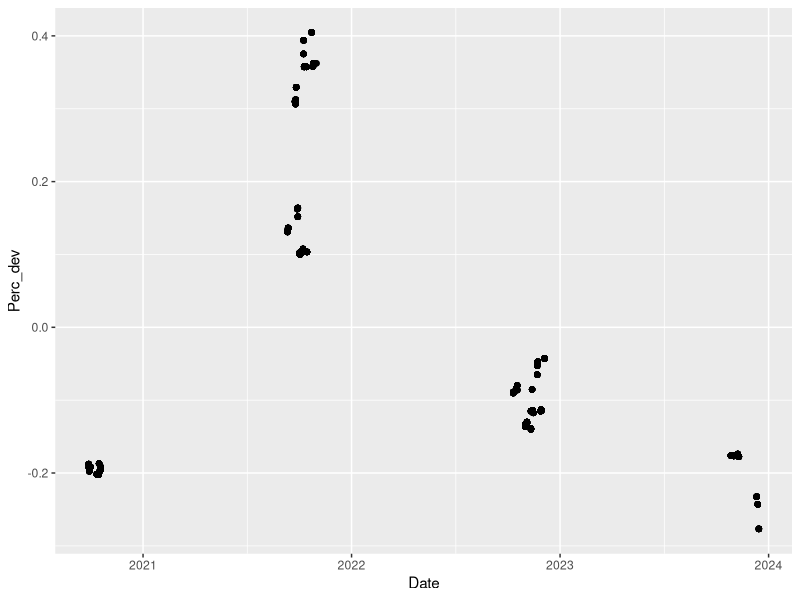
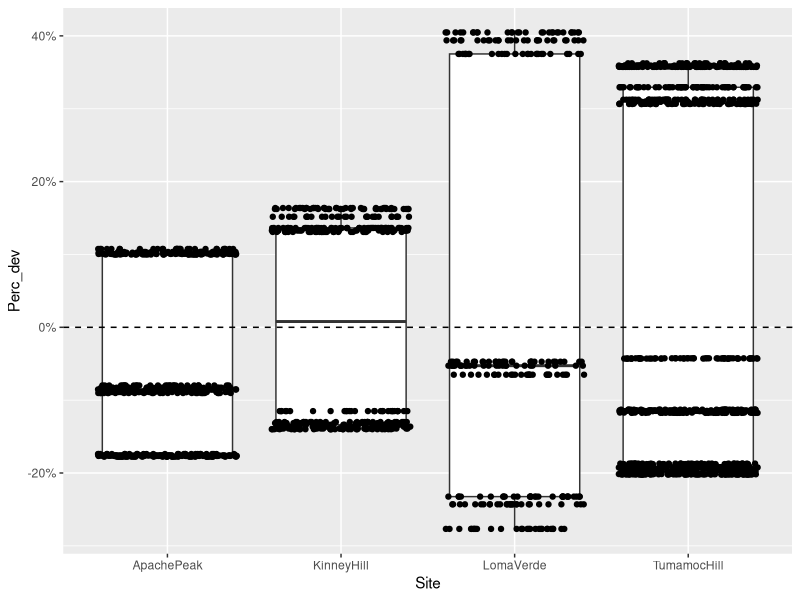
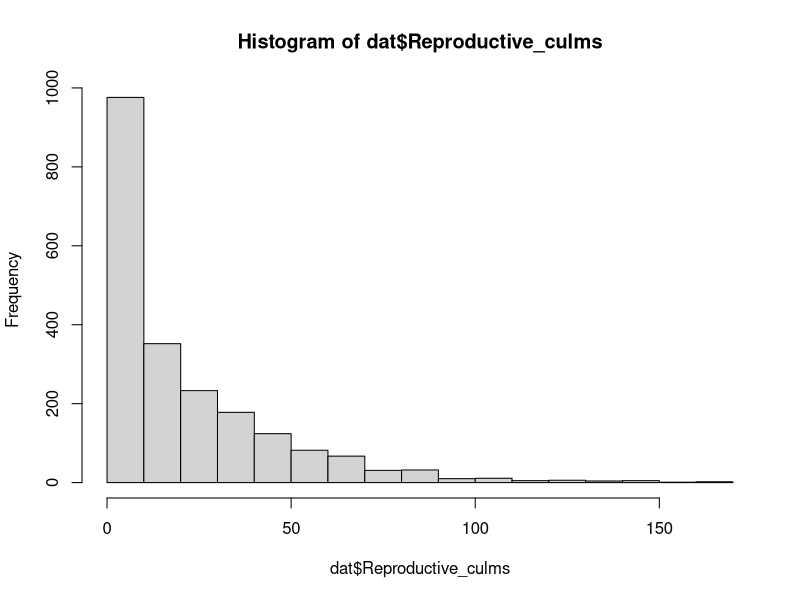
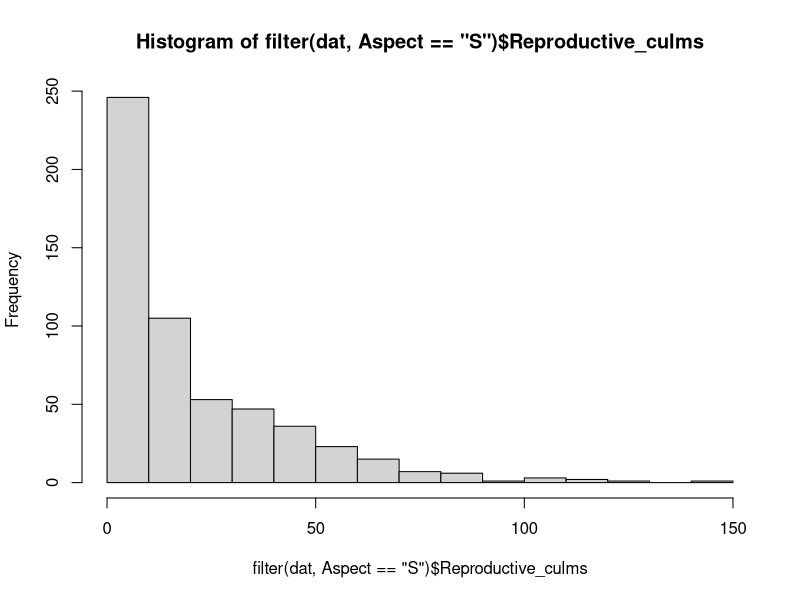
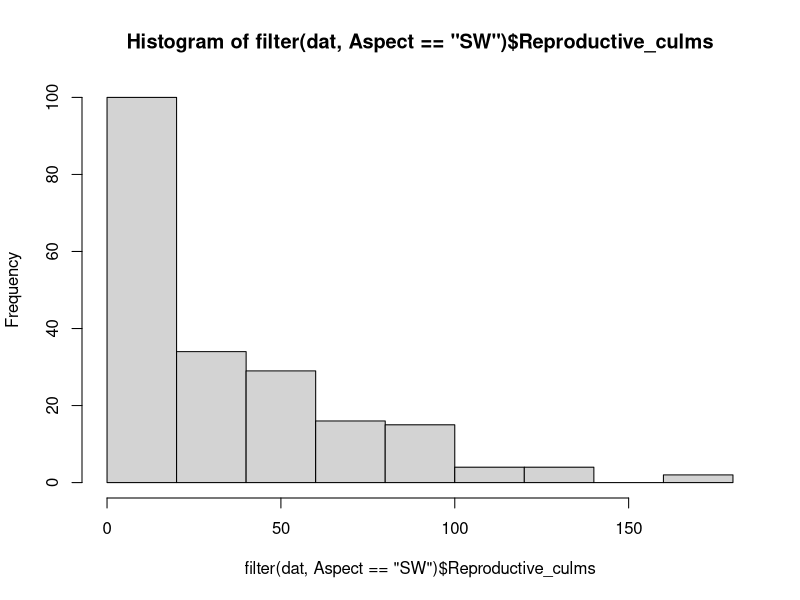
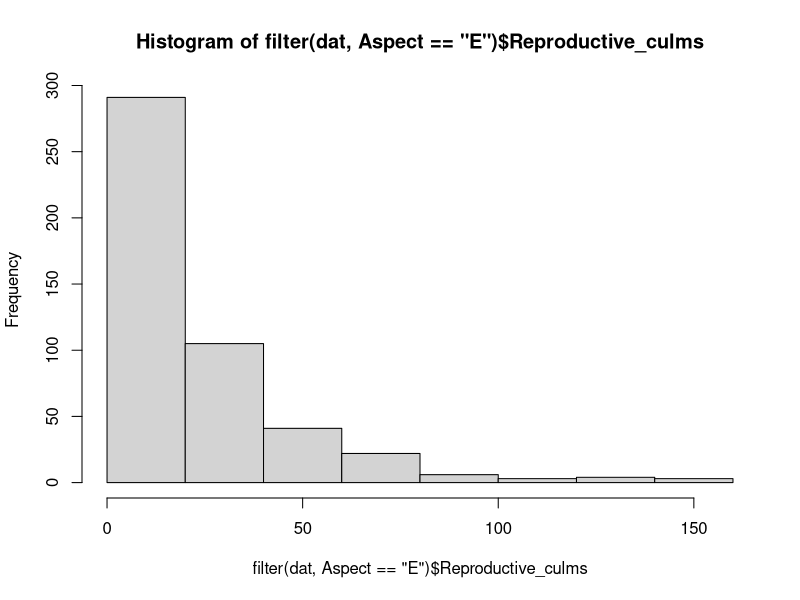
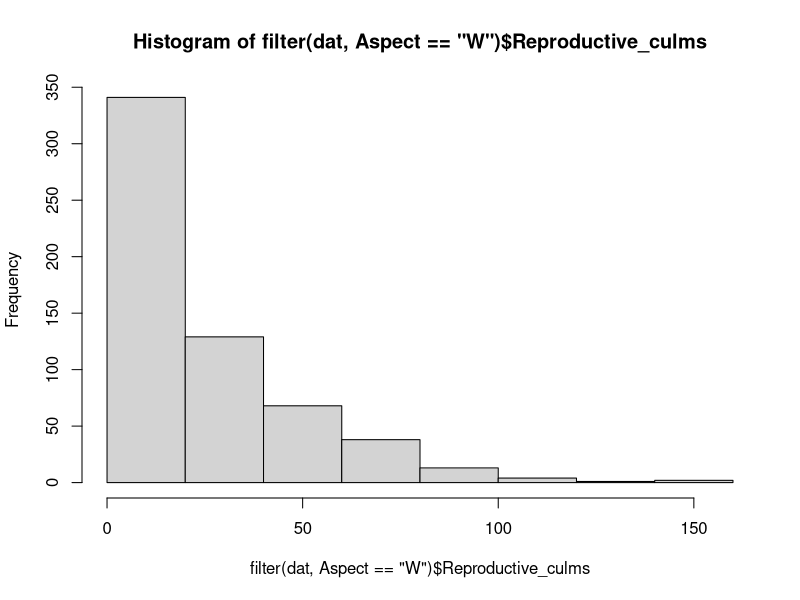
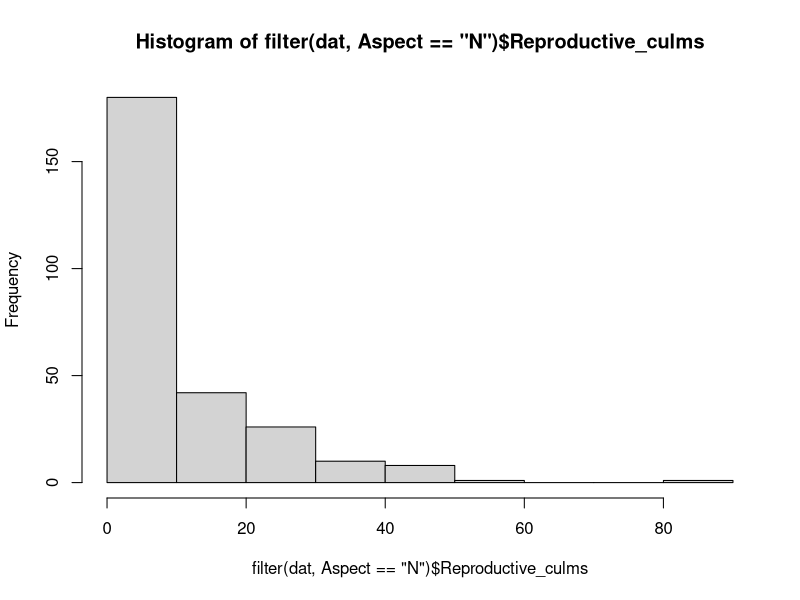

Write R code to recreate these figures, in order. (Note: this script raises an error after producing the figures.)
# Created: 2024-09-23
# Updated: 2025-03-20

# Purpose: Examine distributions; write out clean data with precip deviation variable added.

# Culm counts have a Poisson distribution. Buffelgrass density & cover should be log-transformed to improve
#   normality. Native grass, native forb, and herb (forb + grass) roughly have a Poisson distribution,
#   with a lot of 0s.

# MAT correlated with precip-related variables.

library(readxl)
library(tidyverse)
library(GGally)

# Load data ---------------------------------------------------------------

culms.raw <- read_xlsx("data/raw/2024-09_LO_Buffelgrass-culm-demography_master.xlsx", sheet = "Demography")
monitor.prism <- read_csv("data/cleaned/02_monitoring-info-with-PRISM-data_clean.csv")

# Data wrangling ----------------------------------------------------------

dat <- culms.raw %>% 
  left_join(monitor.prism)

# Check for NAs
apply(dat, 2, anyNA)

# Separate NA culm counts
na.culm <- dat %>% 
  filter(is.na(Vegetative_culms))

# Remove NA culm count - plants could not be located and weren't sampled
dat <- dat %>% 
  filter(!is.na(Vegetative_culms))

# Add Perc_dev and Deviation_mm cols
dat <- dat %>% 
  mutate(Perc_dev = (Prev_year_precip - MAP) / MAP,
         Deviation_mm = Prev_year_precip - MAP) 

# Change year cols to character
dat <- dat %>% 
  mutate(Year = as.character(Year),
         StudyYear = as.character(StudyYear))

# Add HerbCover col
dat <- dat %>% 
  mutate(HerbCover = NGCover + ForbCover)

# Separate out continuous explanatory variables
exp.cont <- dat %>% 
  select(PlotSlope, Elevation_ft, Prev_year_precip, MAT, MAP, Perc_dev, Deviation_mm)

# Separate out response variables
res.cont <- dat %>% 
  select(BGCover, BGDensity, ShrubCover, ForbCover, NGCover, HerbCover,
         Vegetative_culms, Reproductive_culms, Total_Live_Culms,
         Longestleaflength_cm)




# Precipitation variability -----------------------------------------------

summary(dat$Perc_dev) # ranges from -28% to +40%

dat %>% 
  ggplot(aes(x = Date, y = Perc_dev)) +
  geom_point()

dat %>% 
  ggplot(aes(x = Site, y = Perc_dev)) +
  geom_boxplot() +
  geom_jitter() +
  scale_y_continuous(labels = scales::percent) +
  geom_hline(yintercept = 0, linetype = "dashed")


# Response variable: Culm count -------------------------------------------

## Histogram --------------------------------------------------------------

# All, Reproductive
hist(dat$Reproductive_culms) # Poisson

# By aspect, Reproductive
hist(filter(dat, Aspect == "S")$Reproductive_culms)
hist(filter(dat, Aspect == "SW")$Reproductive_culms)
hist(filter(dat, Aspect == "E")$Reproductive_culms)
hist(filter(dat, Aspect == "W")$Reproductive_culms)
hist(filter(dat, Aspect == "N")$Reproductive_culms)

# By site, Reproductive
hist(filter(dat, Site == "TumamocHill")$Reproductive_culms)
hist(filter(dat, Site == "LomaVerde")$Reproductive_culms)
hist(filter(dat, Site == "KinneyHill")$Reproductive_culms)
hist(filter(dat, Site == "ApachePeak")$Reproductive_culms)

# All, Total
hist(dat$Total_Live_Culms)

# All, Vegetative
hist(dat$Vegetative_culms)


## Boxplot ----------------------------------------------------------------

# All, by site
#   Reproductive
dat %>% 
  ggplot(aes(x = Site, y = Reproductive_culms)) +
  geom_boxplot()

#   Total
dat %>% 
  ggplot(aes(x = Site, y = Total_Live_Culms)) +
  geom_boxplot()

#   Vegetative
dat %>% 
  ggplot(aes(x = Site, y = Vegetative_culms)) +
  geom_boxplot()


# All, by aspect
#   Reproductive
dat %>% 
  ggplot(aes(x = Aspect, y = Reproductive_culms)) +
  geom_boxplot()

#   Total
dat %>% 
  ggplot(aes(x = Aspect, y = Total_Live_Culms)) +
  geom_boxplot()

#   Vegetative
dat %>% 
  ggplot(aes(x = Aspect, y = Vegetative_culms)) +
  geom_boxplot()


## Pair plot --------------------------------------------------------------

# Reproductive & vegetative culms
dat %>%
  ggplot(aes(x = Vegetative_culms, y = Reproductive_culms)) +
  geom_point()



# Response variable: BG density & cover -----------------------------------

# Pair plot
res.cont %>% 
  select(-Longestleaflength_cm, -Vegetative_culms, -Reproductive_culms, -Total_Live_Culms) %>% 
  ggpairs()

# BG Cover
hist(dat$BGCover)
dat %>% 
  ggplot(aes(x = Site, y = BGCover)) +
  geom_boxplot()

#   Log transformation
dat <- dat %>% 
  mutate(BGCover_log = log(BGCover))
hist(dat$BGCover_log) # log transformation kind of improves normality?

# BG Density
hist(dat$BGDensity)
dat %>% 
  ggplot(aes(x = Site, y = BGDensity)) +
  geom_boxplot()

#   Log transformation
dat <- dat %>% 
  mutate(BGDensity_log = log(BGDensity))
hist(dat$BGDensity_log) # log transformation improves normality


# Longest leaf
hist(dat$Longestleaflength_cm)
dat %>% 
  filter(!is.na(Longestleaflength_cm)) %>% 
  ggplot(aes(x = Site, y = Longestleaflength_cm)) + 
  geom_boxplot()



# Response variable: Native plant cover -----------------------------------

# Shrub cover
hist(dat$ShrubCover)
dat %>% 
  ggplot(aes(x = Site, y = ShrubCover)) +
  geom_boxplot()
dat %>% 
  ggplot(aes(x = Aspect, y = ShrubCover)) +
  geom_boxplot()

# Forb cover
hist(dat$ForbCover)
dat %>% 
  ggplot(aes(x = Site, y = ForbCover)) +
  geom_boxplot()
dat %>% 
  ggplot(aes(x = Aspect, y = ForbCover)) +
  geom_boxplot()

# Native grass cover
hist(dat$NGCover)
dat %>% 
  ggplot(aes(x = Site, y = NGCover)) +
  geom_boxplot()
dat %>% 
  ggplot(aes(x = Aspect, y = NGCover)) +
  geom_boxplot()

# Herb cover
hist(dat$HerbCover)
dat %>% 
  ggplot(aes(x = Site, y = HerbCover)) +
  geom_boxplot()
dat %>% 
  ggplot(aes(x = Aspect, y = HerbCover)) +
  geom_boxplot()


# Continuous explanatory variables ----------------------------------------

# Summary
summary(dat$Elevation_ft)
summary(dat$PlotSlope)
summary(dat$MAT)

# Distribution
hist(dat$Elevation_ft)
hist(dat$PlotSlope)
hist(dat$MAT)

# Pair plot
dat %>% 
  select(PlotSlope, Elevation_ft, Prev_year_precip, MAT, MAP, Perc_dev, Deviation_mm) %>% 
  distinct(.keep_all = TRUE) %>% 
  ggpairs()



# Create response variable: change in total culm count --------------------

culm.change <- dat %>%
  arrange(Plant_ID, Year) %>%
  group_by(Plant_ID) %>%
  mutate(Change_Reproductive_culms = Reproductive_culms - lag(Reproductive_culms),
         Change_Total_Live_Culms = Total_Live_Culms - lag(Total_Live_Culms)) %>% 
  mutate(Change_BGDensity = BGDensity - lag(BGDensity),
         Change_BGCover = BGCover - lag(BGCover)) %>% 
  mutate(Change_HerbCover = HerbCover - lag(HerbCover),
         Change_ShrubCover = ShrubCover - lag(ShrubCover)) %>% 
  filter(!is.na(Change_Total_Live_Culms))

hist(culm.change$Change_Reproductive_culms, breaks = 20)
hist(culm.change$Change_Total_Live_Culms, breaks = 20)
hist(culm.change$Change_BGDensity, breaks = 20)
hist(culm.change$Change_BGCover, breaks = 20)



# Write out data to csv ---------------------------------------------------

write_csv(dat,
          file = "data/cleaned/04_demography-data_clean.csv")

write_csv(culm.change,
          file = "data/cleaned/04_change-in-culm-density-cover_clean.csv")


save.image("RData/04_data-wrangling-and-screening.RData")
